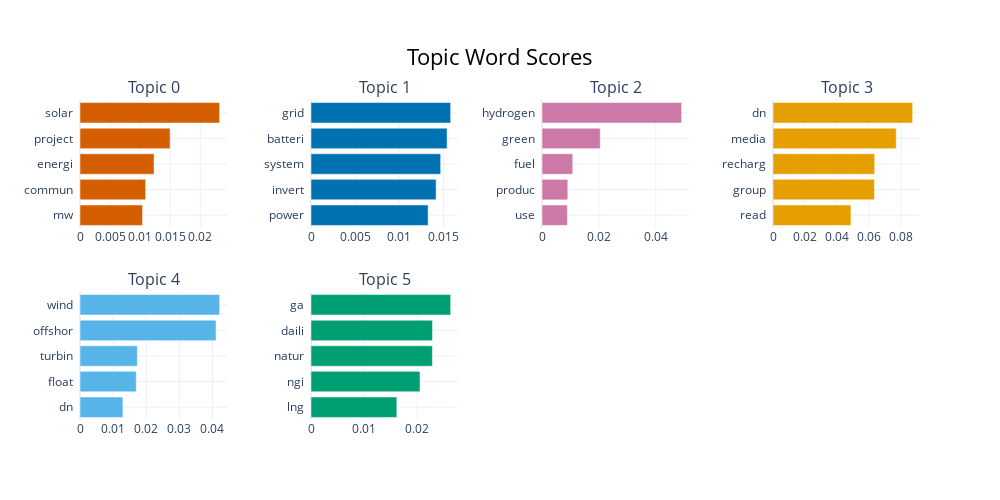

The cell this chart's notebook holds for it:
### Code cell
# Visualizing terms for a few topics
bertopic_model.visualize_barchart(topics=[0, 1, 2, 3, 4, 5])

### Figure 1 — Plotly figure (JSON) as saved in the notebook; plotly's stock layout.template omitted (floating-point values rounded to 4 significant figures)
{"data": [{"marker": {"color": "#D55E00"}, "orientation": "h", "type": "bar", "x": [0.01041, 0.01093, 0.01232, 0.01499, 0.02323], "xaxis": "x", "y": ["mw  ", "commun  ", "energi  ", "project  ", "solar  "], "yaxis": "y"}, {"marker": {"color": "#0072B2"}, "orientation": "h", "type": "bar", "x": [0.01326, 0.01416, 0.01467, 0.0154, 0.01581], "xaxis": "x2", "y": ["power  ", "invert  ", "system  ", "batteri  ", "grid  "], "yaxis": "y2"}, {"marker": {"color": "#CC79A7"}, "orientation": "h", "type": "bar", "x": [0.008927, 0.009065, 0.01082, 0.02047, 0.04909], "xaxis": "x3", "y": ["use  ", "produc  ", "fuel  ", "green  ", "hydrogen  "], "yaxis": "y3"}, {"marker": {"color": "#E69F00"}, "orientation": "h", "type": "bar", "x": [0.04872, 0.0634, 0.06356, 0.07702, 0.08727], "xaxis": "x4", "y": ["read  ", "group  ", "recharg  ", "media  ", "dn  "], "yaxis": "y4"}, {"marker": {"color": "#56B4E9"}, "orientation": "h", "type": "bar", "x": [0.01295, 0.01699, 0.0173, 0.04106, 0.04216], "xaxis": "x5", "y": ["dn  ", "float  ", "turbin  ", "offshor  ", "wind  "], "yaxis": "y5"}, {"marker": {"color": "#009E73"}, "orientation": "h", "type": "bar", "x": [0.01614, 0.02049, 0.02283, 0.02284, 0.02625], "xaxis": "x6", "y": ["lng  ", "ngi  ", "natur  ", "daili  ", "ga  "], "yaxis": "y6"}], "layout": {"annotations": [{"font": {"size": 16}, "showarrow": false, "text": "Topic 0", "x": 0.0875, "xanchor": "center", "xref": "paper", "y": 1, "yanchor": "bottom", "yref": "paper"}, {"font": {"size": 16}, "showarrow": false, "text": "Topic 1", "x": 0.3625, "xanchor": "center", "xref": "paper", "y": 1, "yanchor": "bottom", "yref": "paper"}, {"font": {"size": 16}, "showarrow": false, "text": "Topic 2", "x": 0.6375, "xanchor": "center", "xref": "paper", "y": 1, "yanchor": "bottom", "yref": "paper"}, {"font": {"size": 16}, "showarrow": false, "text": "Topic 3", "x": 0.9125, "xanchor": "center", "xref": "paper", "y": 1, "yanchor": "bottom", "yref": "paper"}, {"font": {"size": 16}, "showarrow": false, "text": "Topic 4", "x": 0.0875, "xanchor": "center", "xref": "paper", "y": 0.4, "yanchor": "bottom", "yref": "paper"}, {"font": {"size": 16}, "showarrow": false, "text": "Topic 5", "x": 0.3625, "xanchor": "center", "xref": "paper", "y": 0.4, "yanchor": "bottom", "yref": "paper"}], "height": 500, "hoverlabel": {"bgcolor": "white", "font": {"family": "Rockwell", "size": 16}}, "showlegend": false, "title": {"font": {"color": "Black", "size": 22}, "text": "Topic Word Scores", "x": 0.5, "xanchor": "center", "yanchor": "top"}, "width": 1000, "xaxis": {"anchor": "y", "domain": [0, 0.175], "showgrid": true}, "xaxis2": {"anchor": "y2", "domain": [0.275, 0.45], "showgrid": true}, "xaxis3": {"anchor": "y3", "domain": [0.55, 0.725], "showgrid": true}, "xaxis4": {"anchor": "y4", "domain": [0.825, 1], "showgrid": true}, "xaxis5": {"anchor": "y5", "domain": [0, 0.175], "showgrid": true}, "xaxis6": {"anchor": "y6", "domain": [0.275, 0.45], "showgrid": true}, "xaxis7": {"anchor": "y7", "domain": [0.55, 0.725], "showgrid": true}, "xaxis8": {"anchor": "y8", "domain": [0.825, 1], "showgrid": true}, "yaxis": {"anchor": "x", "domain": [0.6, 1], "showgrid": true}, "yaxis2": {"anchor": "x2", "domain": [0.6, 1], "showgrid": true}, "yaxis3": {"anchor": "x3", "domain": [0.6, 1], "showgrid": true}, "yaxis4": {"anchor": "x4", "domain": [0.6, 1], "showgrid": true}, "yaxis5": {"anchor": "x5", "domain": [0, 0.4], "showgrid": true}, "yaxis6": {"anchor": "x6", "domain": [0, 0.4], "showgrid": true}, "yaxis7": {"anchor": "x7", "domain": [0, 0.4], "showgrid": true}, "yaxis8": {"anchor": "x8", "domain": [0, 0.4], "showgrid": true}}}
